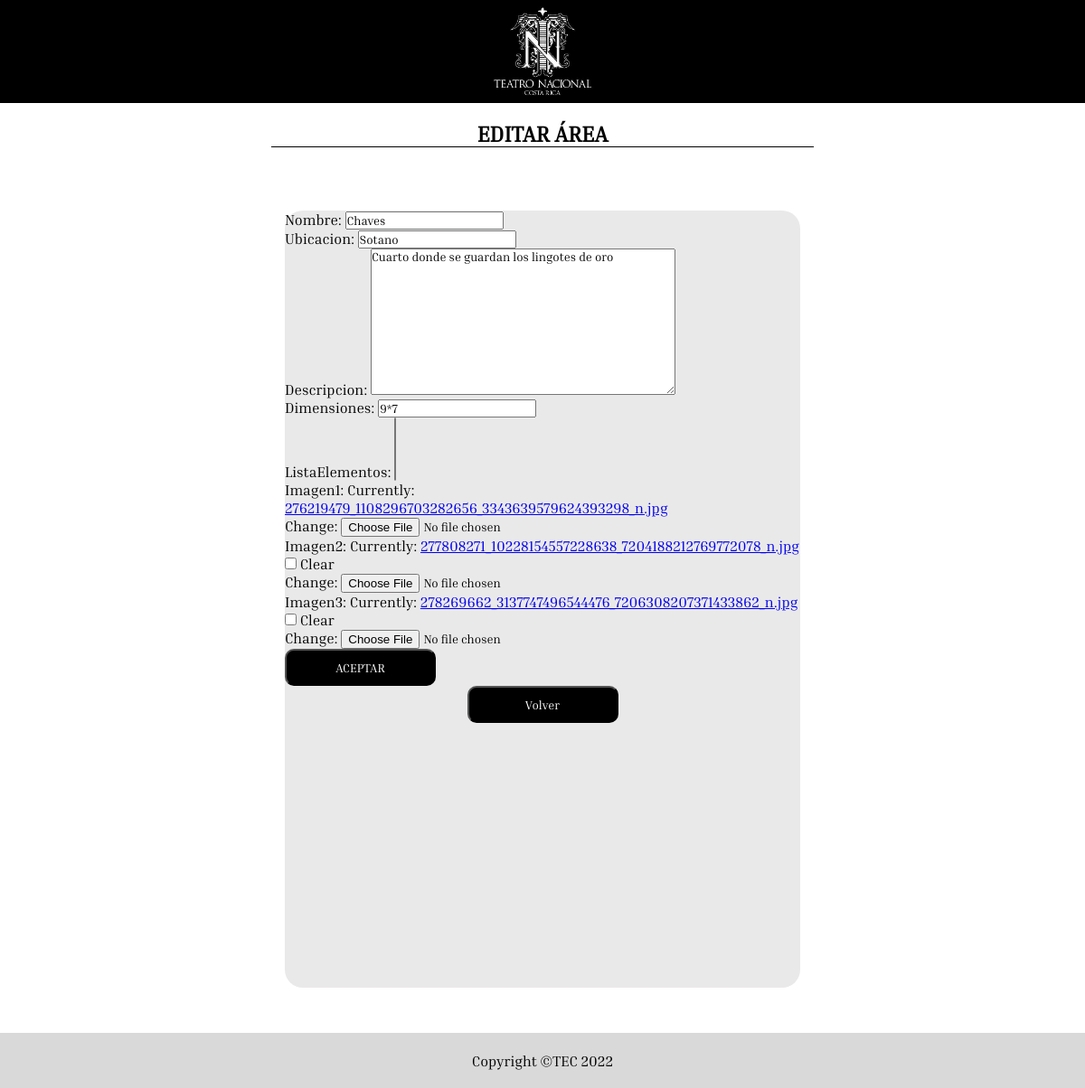
The page /menuAdmin/listaAreas/updateArea/3 on the database as committed earlier.
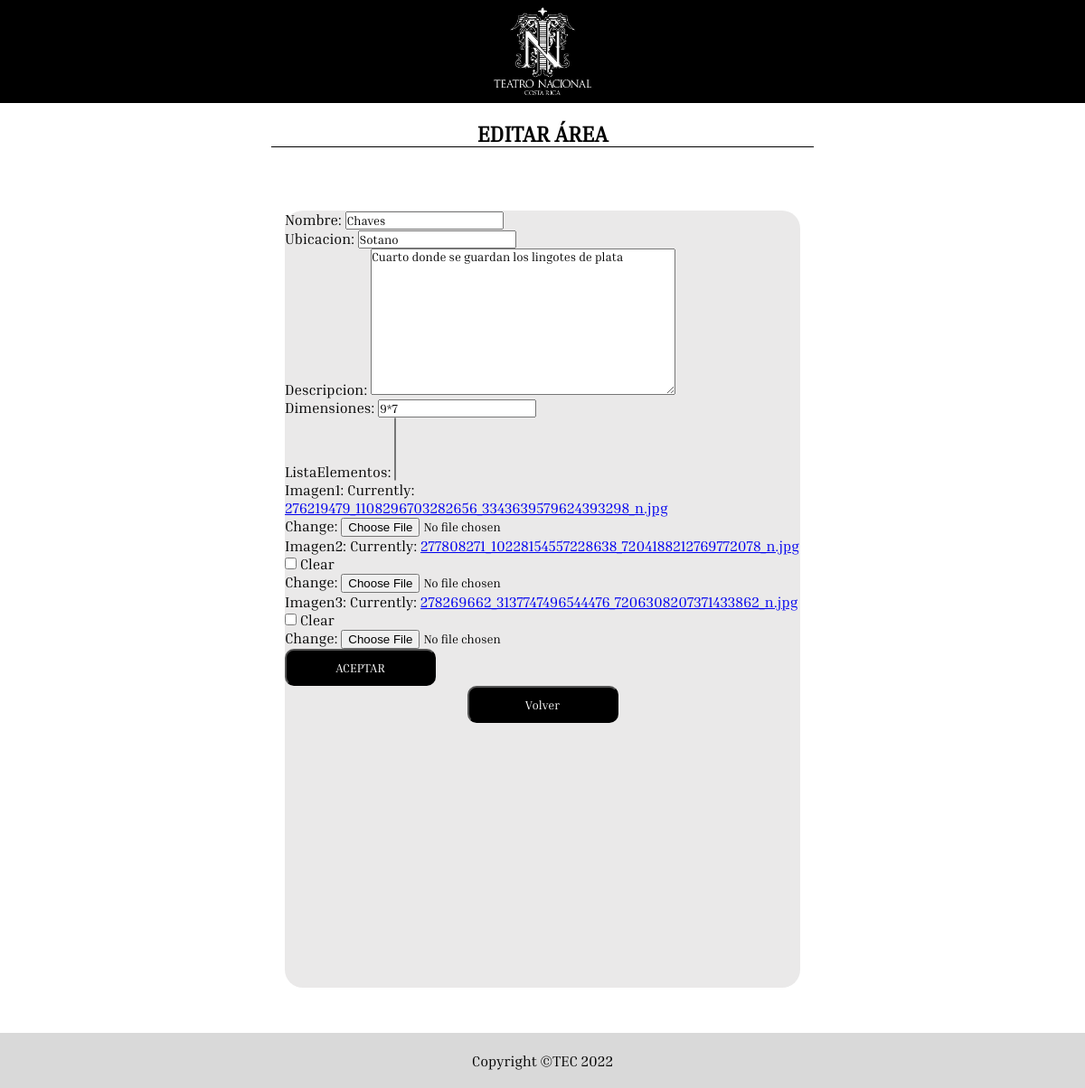
The same page on the database as committed later.
### modelo/models.py (models this page shows, shortened)
class Parte(models.Model):
    nombre = models.CharField(max_length=100)
    codigo = models.CharField(max_length=8, default=uuid.uuid1, editable=False, unique=True, )
    readonly_fields = ('codigo',)
    ubicacion = models.CharField(max_length=100)
    descripcion = models.TextField()
    imagen1 = models.ImageField()
    imagen2 = models.ImageField(null=True, blank=True)
    imagen3 = models.ImageField(null=True, blank=True)
    class Meta:
        abstract = True

class Area(Parte):
    dimensiones = models.CharField(max_length=100)
    listaElementos = models.ManyToManyField(Elemento, blank=True, null=True)

### modelo/views.py (the view, shortened to what this page needs)
# urls.py: path('menuAdmin/listaAreas/updateArea/<int:id_>', views.updateArea, name='updateArea'),
def updateArea(request, id_):
    if request.method == 'GET':
        area = get_object_or_404(Area, id=id_)
        form = CreateAreaForm(instance=area)
        return render(request, 'editarAreaAdmin.html', { 'area' : area , 'form' : form })

### modelo/forms.py
class CreateAreaForm(ModelForm):
    class Meta:
        model = Area
        exclude = ['codigo', ]
        fields = ['codigo', 'nombre', 'ubicacion', 'descripcion', 'dimensiones', 'listaElementos','imagen1', 'imagen2', 'imagen3']

### modelo/templates/editarAreaAdmin.html (shortened to what this page needs)
{% extends 'baseAdmin.html' %}
{% block content %}
{% load static %}
<div class="tituloLista">
  <h2>EDITAR ÁREA</h2>
</div>
<div class="formularioContainer">
  <form action="" method="POST">
    {{form.as_p}}
    <button class="botonEstandar btn167">
      <span class="letraEstandar">ACEPTAR</span>
    </button>
  </form>
  <a href="{{request.META.HTTP_REFERER}}">
    <button class="botonEstandar btn167">
      <span class="letraEstandar">Volver</span>
    </button>
  </a>
</div>
{% endblock content %}

### modelo/templates/baseAdmin.html (shortened to what this page needs)
{% load static %}
<!DOCTYPE html>
<html lang="es">
  <head>
    <link href="{% static 'styles/admins.css' %}" rel="stylesheet" type="text/css"/>
  </head>
  <body>
    <div id="mainContainer">
      <header>
        <div class="logoContenedor">
          <image id="logoPrincipal" src="{% static '/images/logoOscuro.jpg'%}" alt="Logo teatro nacional"/>
        </div>
      </header>
      {% block content %}{% endblock content %}
      <footer>
          <span id="copy">Copyright &copy;TEC 2022</span>
      </footer>
    </div>
  </body>
</html>

### modelo/static/styles/admins.css (style rules this page uses)
* { margin: 0px; padding: 0px; font-family:'Inria Serif'; }
html { width:100vw; height:100vh; }
body { background-color: rgb(255, 255, 255); position : absolute; width : 100%; height : 100%; overflow-x: hidden; overflow-y: auto; }
#mainContainer { display: flex; flex-direction: column; align-items: center; flex-wrap: wrap; height: auto; min-height: 100%; max-width: 100%; }
#logoPrincipal { height: 114px; }
header { background-color: black; color: white; height: 114px; width: 100%; text-align: center; line-height: 114px; grid-column: auto; }
footer { display: flex; flex-direction: column; align-items: center; height: 61px; width: 100%; background-color: #D9D9D9; color: black; margin-top: auto; }
#copy { margin: auto; }
.botonEstandar { background-color: black; color: white; border-radius: 10px; cursor: pointer; }
.tituloLista { width: 600px; display: flex; flex-direction: column; align-items: center; margin-top: 20px; margin-bottom: 20px; border-bottom: 1px solid black; }
.formularioContainer { width: 570px; height: 860px; background-color: #EAE9E9; border-radius: 20px; margin-top: 50px; margin-bottom: 50px; display: flex; flex-direction: column; align-items: center; }
.btn167 { width: 167px; height: 41px; }

Rows that differ between the two databases and show on the page:
changed Area "Chaves": descripcion "Cuarto donde se guardan los lingotes de oro" → "Cuarto donde se guardan los lingotes de plata"
